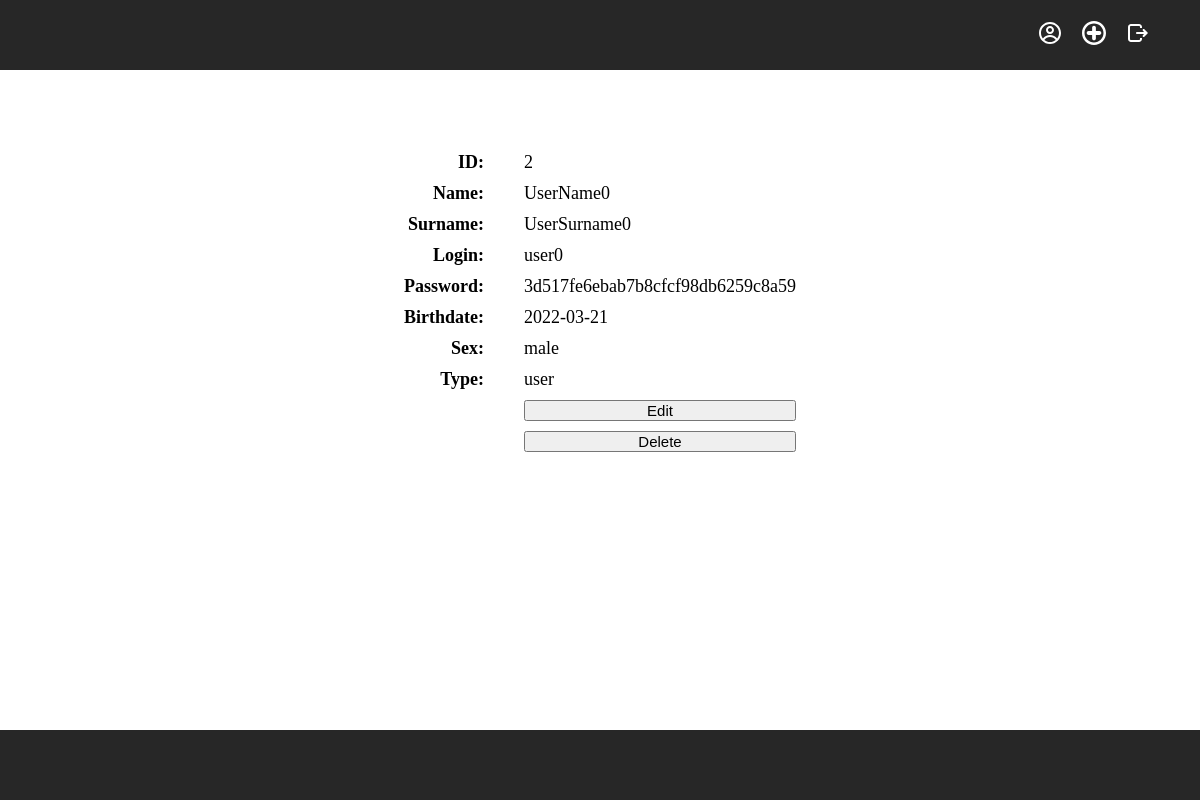
/user.php?user=2 (signed in), run on an earlier commit of the app's database.
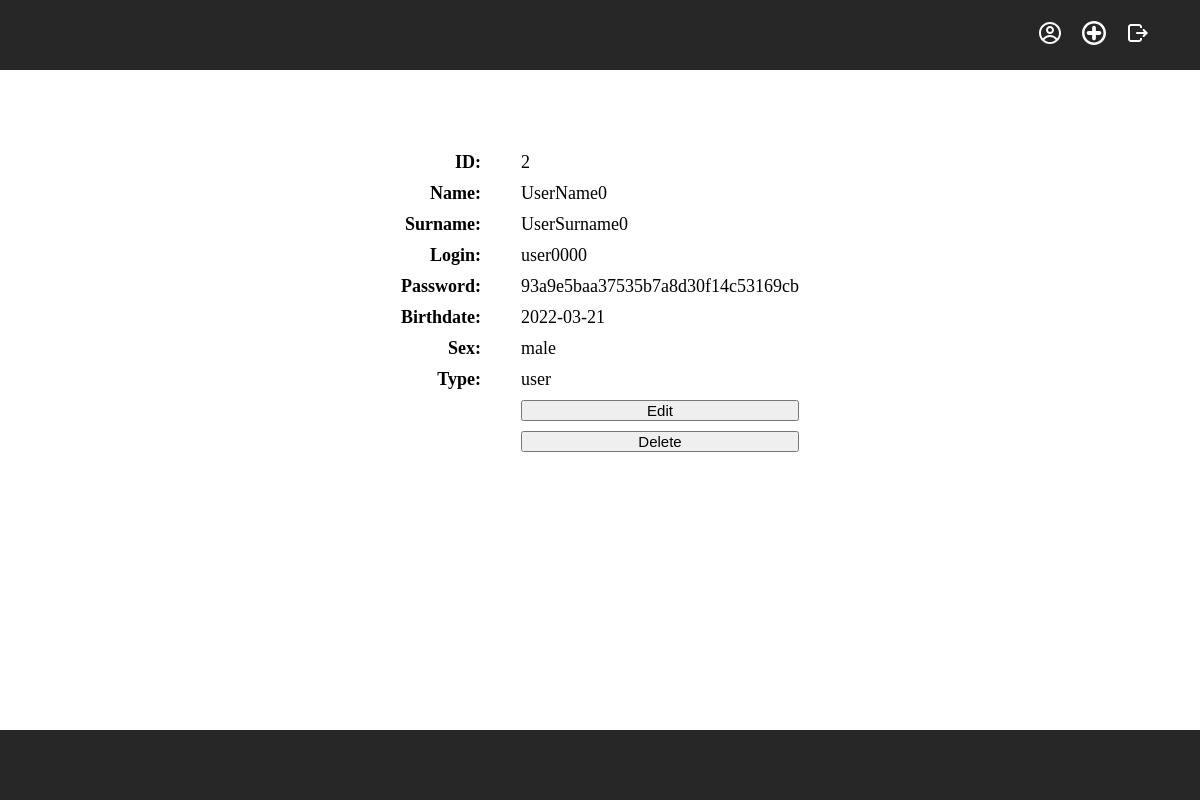
And on a later commit of the database.
### tables this page shows
CREATE TABLE `user` (
  `id` int(11) NOT NULL,
  `name` varchar(255) NOT NULL,
  `surname` varchar(255) NOT NULL,
  `login` varchar(255) NOT NULL,
  `password` varchar(255) NOT NULL,
  `birthdate` date NOT NULL,
  `sex` int(11) NOT NULL,
  `user_type` int(11) NOT NULL
);

CREATE TABLE `sex` (
  `id` int(11) NOT NULL,
  `name` varchar(255) NOT NULL
);

CREATE TABLE `user_type` (
  `id` int(11) NOT NULL,
  `name` varchar(255) NOT NULL
);

### user.php (the view, shortened to what this page needs)
<?php
    require_once("components/head.php");
?>
<div class="user">
    <div class="container">
        <div class="user__content">
            <?php
                $userId = $_GET['user'];
                $result = $connection->query(
                    "SELECT user.id, user.name, user.surname, user.login, user.password, user.birthdate,
                    sex.name AS sex, user_type.name AS type FROM `user`
                    INNER JOIN sex ON sex.id = user.sex
                    INNER JOIN user_type ON user_type.id = user.user_type
                    WHERE user.id = $userId"
                );
                $result         = $result->fetch_assoc();
                $u_id           = $result['id'];
                $u_name         = $result['name'];
                $u_surname      = $result['surname'];
                $u_login        = $result['login'];
                $u_password     = $result['password'];
                $u_birthdate    = $result['birthdate'];
                $u_sex          = $result['sex'];
                $u_type         = $result['type'];
            ?>
            <div class='user__info'>
                <div class='user__column'>
                    <div class='user__title'>ID: </div>
                    <div class='user__title'>Name: </div>
                    <div class='user__title'>Surname: </div>
                    <div class='user__title'>Login: </div>
                    <div class='user__title'>Password: </div>
                    <div class='user__title'>Birthdate: </div>
                    <div class='user__title'>Sex: </div>
                    <div class='user__title'>Type: </div>
                </div>
                <form action='#' method='POST' class='user__column'>
            <?php
                if (isset($_POST['edit'])) {
                    $sex_result     = $connection->query("SELECT * FROM sex");
                    $type_result    = $connection->query("SELECT * FROM user_type");
                    $sex_select     = "";
                    $sex_select     = "<select name='new_sex'>" . create_select($sex_result, $sex_select, $u_sex) . "</select>";
                    $type_select    = "";
                    $type_select    = "<select name='new_type'>" . create_select($type_result, $type_select, $u_type) . "</select>";
                    echo "
                        <div>$u_id</div>
                        <input type='text' name='new_name' value='$u_name'>
                        <input type='text' name='new_surname' value='$u_surname'>
                        <input type='text' name='new_login' value='$u_login'>
                        <input type='text' name='new_password' value='$u_password'>
                        <input type='date' name='new_birthdate' value='$u_birthdate'>
                        $sex_select
                        $type_select
                        <input type='submit' name='save' value='Save' />
                        <input type='submit' name='delete' value='Delete' />
                    ";
                } else {
                    echo "
                        <div>$u_id</div>
                        <div>$u_name</div>
                        <div>$u_surname</div>
                        <div>$u_login</div>
                        <div>$u_password</div>
                        <div>$u_birthdate</div>
                        <div>$u_sex</div>
                        <div>$u_type</div>
                        <input type='submit' name='edit' value='Edit' />
                        <input type='submit' name='delete' value='Delete' />
                    ";
                }
            ?>
                </form>
            </div>
        </div>
    </div>
</div>
<?php
    require_once("components/foot.php");
?>

### components/head.php (shortened to what this page needs)
<?php
    $ip             = "localhost";
    $db_login       = "root";
    $db_password    = "";
    $data_base      = "sibers_test";
    $connection     = mysqli_connect($ip, $db_login, $db_password, $data_base);
    $user_signed = false;
    $root_url = "index.php";
    if (isset($_POST['exit'])) {
        if (isset($_COOKIE['login']) && isset($_COOKIE['password'])) {
            setcookie("login", $result['login'], time() - 2592e4);
            setcookie("password", $result['password'], time() - 2592e4);
        } else if (isset($_SESSION['login']) && isset($_SESSION['password'])) {
            unset($_SESSION['login']);
            unset($_SESSION['password']);
        }
        $user_signed = false;
    } else {
        if (isset($_COOKIE['login']) && isset($_COOKIE['password'])) {
            $cookie_login             = $_COOKIE['login'];
            $cookie_password          = $_COOKIE['password'];
            $result                   = $connection->prepare("SELECT *, COUNT(*) AS count FROM `user` WHERE `login` = ? AND `password` = ?");
            $result->bind_param('ss', $cookie_login, $cookie_password);
            $result->execute();
            $result                   = $result->get_result();
            $result                   = $result->fetch_array(MYSQLI_ASSOC);
            if ($result['count'] != 0) $user_signed = true;
            $content_unavailable      = $result['user_type'] == 2 ? true : false;
        } else if (isset($_SESSION['login']) && isset($_SESSION['password'])) {
            $session_login            = $_SESSION['login'];
            $session_password         = $_SESSION['password'];
            $result                   = $connection->prepare("SELECT *, COUNT(*) AS count FROM `user` WHERE `login` = ? AND `password` = ?");
            $result->bind_param('ss', $session_login, $session_password);
            $result->execute();
            $result                   = $result->get_result();
            $result                   = $result->fetch_array(MYSQLI_ASSOC);
            if ($result['count'] != 0) $user_signed = true;
        }
    }
?>
<!DOCTYPE html>
<html lang="en">
<head>
    <link href="style/style.css" rel="stylesheet">
</head>
<body>
    <div class="wrapper">
        <div class="head dividing">
            <div class="container">
                <div class="head__content">
                    <div class="head__controller">
                        <?php
                            if ($user_signed) {
                                echo "
                                    <div>
                                        <a href='$root_url'>
                                            <img src='images/profile.svg' />
                                        </a>
                                    </div>
                                    <div>
                                        <a href='add.php'>
                                            <img src='images/add.svg' />
                                        </a>
                                    </div>
                                    <form action='#' method='POST'>
                                        <input type='hidden' name='exit' />
                                        <input type='image' src='images/exit.svg' />
                                    </form>
                                ";
                            }
                        ?>
                    </div>
                </div>
            </div>
        </div>

### components/foot.php (shortened to what this page needs)
            <div class="foot dividing">
                <div class="container">
                </div>
            </div>
        </div>
    </body>
</html>

### style/style.css (style rules this page uses)
* { padding: 0; margin: 0; }
html { height: 100%; }
body { height: 100%; }
.wrapper { height: 100%; display: flex; flex-direction: column; }
.head { flex: 0 0 auto; }
.head__content { height: 100%; display: flex; justify-content: flex-end; align-items: center; }
.head__controller { display: flex; column-gap: 20px; }
.user { flex: 1 0 auto; }
.user__content { padding: 20px 0px; box-sizing: border-box; font-size: 18px; display: flex; row-gap: 20px; flex-direction: column; align-items: center; }
.user__info { display: flex; column-gap: 40px; }
.user__column { display: flex; flex-direction: column; row-gap: 10px; }
.user__column:first-child { align-items: flex-end; }
.user__column input { font-size: 15px; }
.user__title { font-weight: 600; }
.foot { flex: 0 0 auto; }
.dividing { height: 70px; background-color: rgb(39, 39, 39); color: whitesmoke; }
.container { max-width: 1100px; height: 100%; margin: 0 auto; }

What changed in the data, as far as the page shows it:
changed user "UserName0": login "user0" → "user0000"; password "3d517fe6ebab7b8cfcf98db6259c8a59" → "93a9e5baa37535b7a8d30f14c53169cb"
